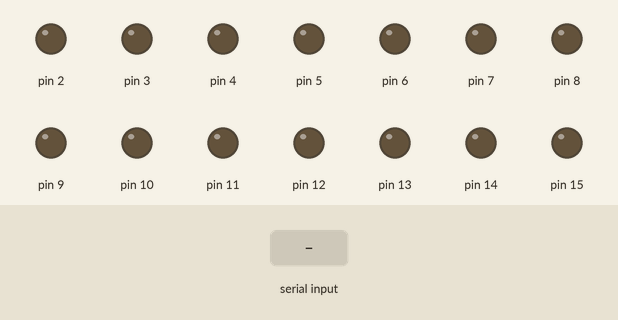
This sketch was run on a simulated Arduino Uno, built with avr-gcc and run on an emulated ATmega328P. Shown: output pins drawn as LEDs (lit = HIGH). The test bench sets the inputs (shaded band).

Above: at 1.2 s.
1.3 s: "1\n" received over Serial
At 2.9 s:
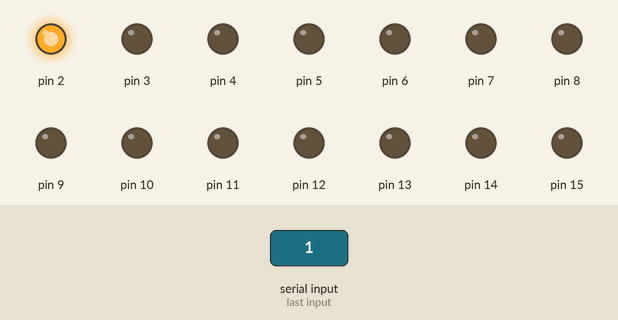
3.8 s: "2\n" received over Serial
At 6.0 s:
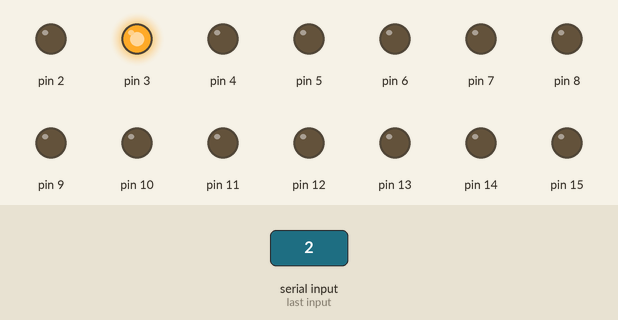
6.3 s: "3\n" received over Serial
At 7.9 s:
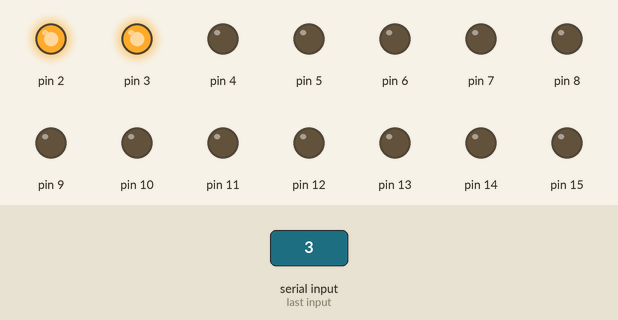
8.8 s: "4\n" received over Serial
At 11.0 s:
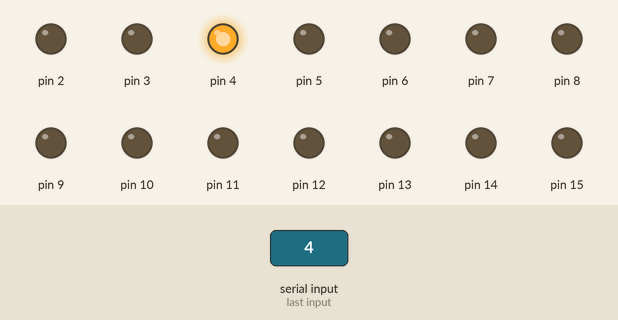
11.3 s: "5\n" received over Serial
At 12.9 s:
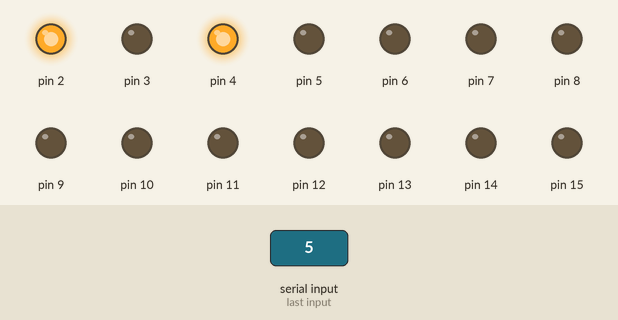
13.8 s: "6\n" received over Serial
At 16.0 s:
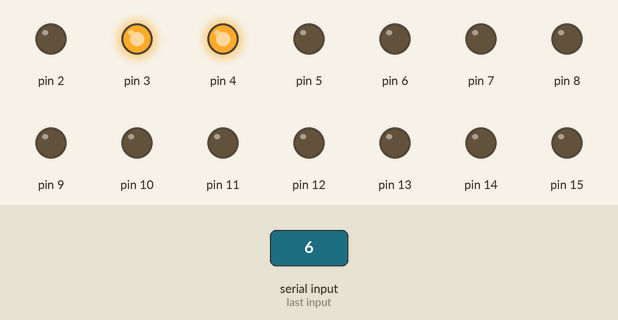
Timing chart, 0 to 17.3 s (numbered marks = the images above; inputs shaded):
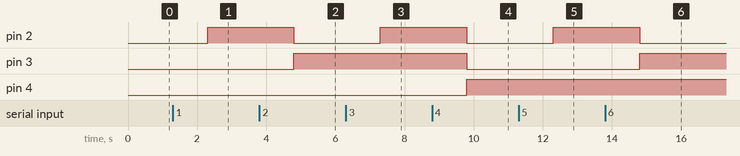

Measured:
- after the input at 1.3 s, pin 2: LOW → HIGH after 1.0 s
- after the input at 3.8 s, pin 2: HIGH → LOW after 1.0 s; pin 3: LOW → HIGH after 1.0 s
- after the input at 6.3 s, pin 2: LOW → HIGH after 1.0 s
- after the input at 8.8 s, pin 2, pin 3: HIGH → LOW after 1.0 s; pin 4: LOW → HIGH after 1.0 s
- after the input at 11.3 s, pin 2: LOW → HIGH after 1.0 s
- after the input at 13.8 s, pin 2: HIGH → LOW after 1.0 s; pin 3: LOW → HIGH after 1.0 s

The sketch:

Seial.ino
```cpp
void setup() {
  // put your setup code here, to run once:
  Serial.begin(9600);
  String info;
  for(int i=0;i<9;i++)
  {

       pinMode(2+4*i,OUTPUT);
       pinMode(3+4*i,OUTPUT);
       pinMode(4+4*i,OUTPUT);
       pinMode(5+4*i,OUTPUT);

  }
}

void loop() {
  // put your main code here, to run repeatedly:
  if(Serial.available() > 0)
  {
    String info;
    info=Serial.readStringUntil('\0');
    for(int i=0;i<9;i++)
    {
       if(info[i]=='0')
    {
      digitalWrite(2+4*i,0);
      digitalWrite(3+4*i,0);
      digitalWrite(4+4*i,0);
      digitalWrite(5+4*i,0);
    }
       if(info[i]=='1')
    {
      digitalWrite(2+4*i,1);
      digitalWrite(3+4*i,0);
      digitalWrite(4+4*i,0);
      digitalWrite(5+4*i,0);
    }

     if(info[i]=='2')
    {
      digitalWrite(2+4*i,0);
      digitalWrite(3+4*i,1);
      digitalWrite(4+4*i,0);
      digitalWrite(5+4*i,0);
    }

     if(info[i]=='3')
    {
      digitalWrite(2+4*i,1);
      digitalWrite(3+4*i,1);
      digitalWrite(4+4*i,0);
      digitalWrite(5+4*i,0);
    }

     if(info[i]=='4')
    {
      digitalWrite(2+4*i,0);
      digitalWrite(3+4*i,0);
      digitalWrite(4+4*i,1);
      digitalWrite(5+4*i,0);
    }

     if(info[i]=='5')
    {
      digitalWrite(2+4*i,1);
      digitalWrite(3+4*i,0);
      digitalWrite(4+4*i,1);
      digitalWrite(5+4*i,0);
    }

     if(info[i]=='6')
    {
      digitalWrite(2+4*i,0);
      digitalWrite(3+4*i,1);
      digitalWrite(4+4*i,1);
      digitalWrite(5+4*i,0);
    }
     if(info[i]=='7')
    {
      digitalWrite(2+4*i,1);
      digitalWrite(3+4*i,1);
      digitalWrite(4+4*i,1);
      digitalWrite(5+4*i,0);
    }
     if(info[i]=='8')
    {
      digitalWrite(2+4*i,0);
      digitalWrite(3+4*i,0);
      digitalWrite(4+4*i,0);
      digitalWrite(5+4*i,1);
    }

    }

  }

}
```
